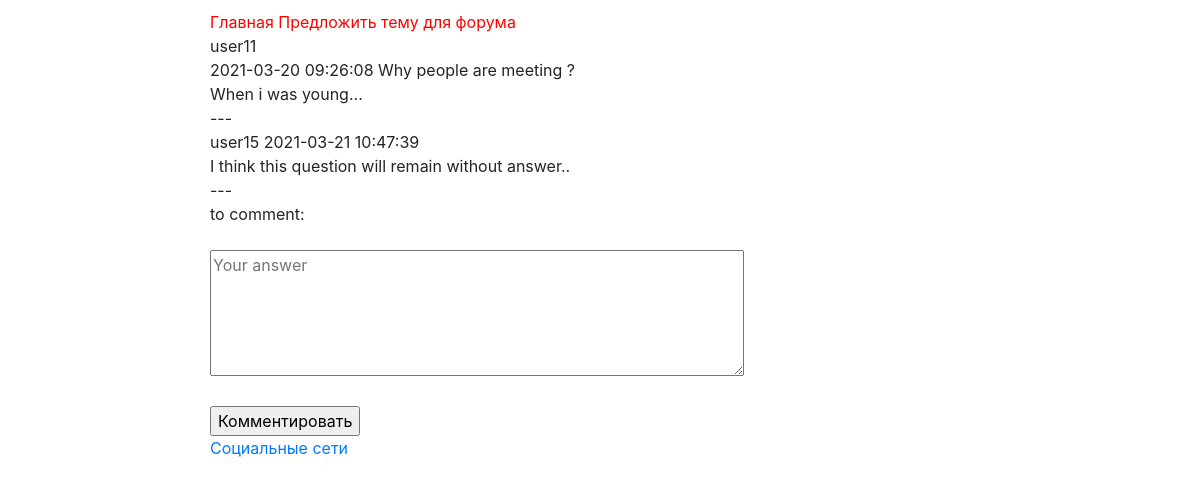
/topic.php?id_theme=4 (signed in), run on the app's committed database.
### tables this page shows
CREATE TABLE `themes` (
  `id` int(4) NOT NULL,
  `theme` varchar(64) NOT NULL,
  `note` text NOT NULL,
  `user_id` int(11) NOT NULL,
  `datenote` datetime NOT NULL
);

CREATE TABLE `users` (
  `id` int(4) NOT NULL,
  `login` varchar(32) NOT NULL,
  `password` varchar(256) NOT NULL,
  `birth_date` date NOT NULL,
  `email` varchar(64) NOT NULL,
  `name` varchar(32) NOT NULL,
  `surname` varchar(32) NOT NULL,
  `registration_date` date NOT NULL,
  `banned` int(2) NOT NULL,
  `status_id` int(2) NOT NULL
);

CREATE TABLE `comments` (
  `id` int(4) NOT NULL,
  `datemessage` datetime NOT NULL,
  `message` text NOT NULL,
  `theme_id` int(4) NOT NULL,
  `user_id` int(4) NOT NULL
);

### topic.php (the view, shortened to what this page needs)
<?php
  include 'elems/init.php' ;
  if (!empty($_SESSION['auth'])) {
    if(isset($_GET['id_theme'])) {
      $id_theme = $_GET['id_theme'] ;
      $query = " SELECT themes.datenote, themes.theme, themes.note, users.login as login_user,
                 themes.id as id_theme, users.id as id_user FROM `themes`
                 LEFT JOIN `users` ON users.id = themes.user_id WHERE themes.id = '$id_theme' " ;
      $result = mysqli_query($link, $query) or die(mysqli_error($link));
      for($notes = []; $row = mysqli_fetch_assoc($result); $notes[] = $row);
      foreach ($notes as $note) {
        $content = " <div>
             <div>{$note['login_user']} </div>
             <div>{$note['datenote']} {$note['theme']} </div>
             <div>{$note['note']} </div>
             <div>---</div>
             </div>" ;
       }
       if ( isset($_POST['comment']) ) {
           $message = mysqli_real_escape_string($link, $_POST['comment']);
           $datemessage = date('Y-m-d H:i:s', time());
         } else {
           $message = '' ;
         }
       $query = " SELECT comments.datemessage, comments.message, users.login, themes.theme FROM `comments`
       LEFT JOIN `users` ON comments.user_id = users.id
       LEFT JOIN `themes` ON themes.id =  comments.theme_id WHERE comments.theme_id = '$id_theme' ORDER BY datemessage DESC" ;
       $result = mysqli_query($link, $query) or die(mysqli_error($link));
       for($comments = []; $row = mysqli_fetch_assoc($result); $comments[] = $row);
       $show_comment = '' ;
       foreach ($comments as $comment) {
         $show_comment .= " <div>
              <div>{$comment['login']} {$comment['datemessage']}</div>
              <div>{$comment['message']} </div>
              <div>---</div>
              </div>" ;
        }
      $topic_form = "<form action=\"\" method=\"POST\">
        to comment:<br><br>
        <textarea name=\"comment\" cols=\"50\" rows=\"5\" placeholder=\"Your answer\">$message</textarea><br><br>
        <input type=\"submit\" value=\"Комментировать\">
      </form> " ;
    }
} else {
  $content = 'Этот форум доступен только авторизованным пользователям' ;
}
include "elems/layout.php" ;

### data on the page
themes: user.login "user11", datenote "2021-03-20 09:26:08", theme "Why people are meeting ?", note "When i was young..."
comments: user.login "user15", datemessage "2021-03-21 10:47:39", message "I think this question will remain without answer.."
